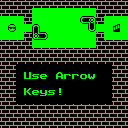

A level layout from a 2D game, rendered from its tile map. Below: a short description, then the map file with its tile-grid data intact:
An orthogonal 16x16 tile map with 8x8 px tiles, 1 tile layer (Kachelebene 1).

<map version="1.0" tiledversion="1.0.3" orientation="orthogonal" renderorder="right-down" width="16" height="16" tilewidth="8" tileheight="8" nextobjectid="1">
 <tileset firstgid="1" source="../tiles.tsx" />
 <layer name="Kachelebene 1" width="16" height="16">
  <data encoding="csv">
184,184,184,184,184,184,184,184,184,184,184,184,184,184,184,184,
184,184,184,184,129,129,129,129,129,129,129,129,184,184,184,184,
129,129,129,184,129,129,129,129,129,129,185,173,184,129,129,129,
129,177,129,129,178,129,129,129,129,129,129,181,129,129,180,129,
129,129,129,184,164,179,129,129,129,129,129,129,184,129,129,129,
184,184,184,184,129,129,129,129,129,129,129,129,184,184,184,184,
184,184,184,184,184,184,184,184,184,184,184,184,184,184,184,184,
184,184,184,184,184,184,184,184,184,184,184,184,184,184,184,184,
184,184,33,33,33,33,33,33,33,33,33,33,33,33,184,184,
184,184,33,86,116,102,33,66,115,115,112,120,33,33,184,184,
184,184,33,33,33,33,33,33,33,33,33,33,33,33,184,184,
184,184,33,76,102,122,116,34,33,33,33,33,33,33,184,184,
184,184,33,33,33,33,33,33,33,33,33,33,33,33,184,184,
184,184,184,184,184,184,184,184,184,184,184,184,184,184,184,184,
184,184,184,184,184,184,184,184,184,184,184,184,184,184,184,184,
184,184,184,184,184,184,184,184,184,184,184,184,184,184,184,184
</data>
 </layer>
</map>
